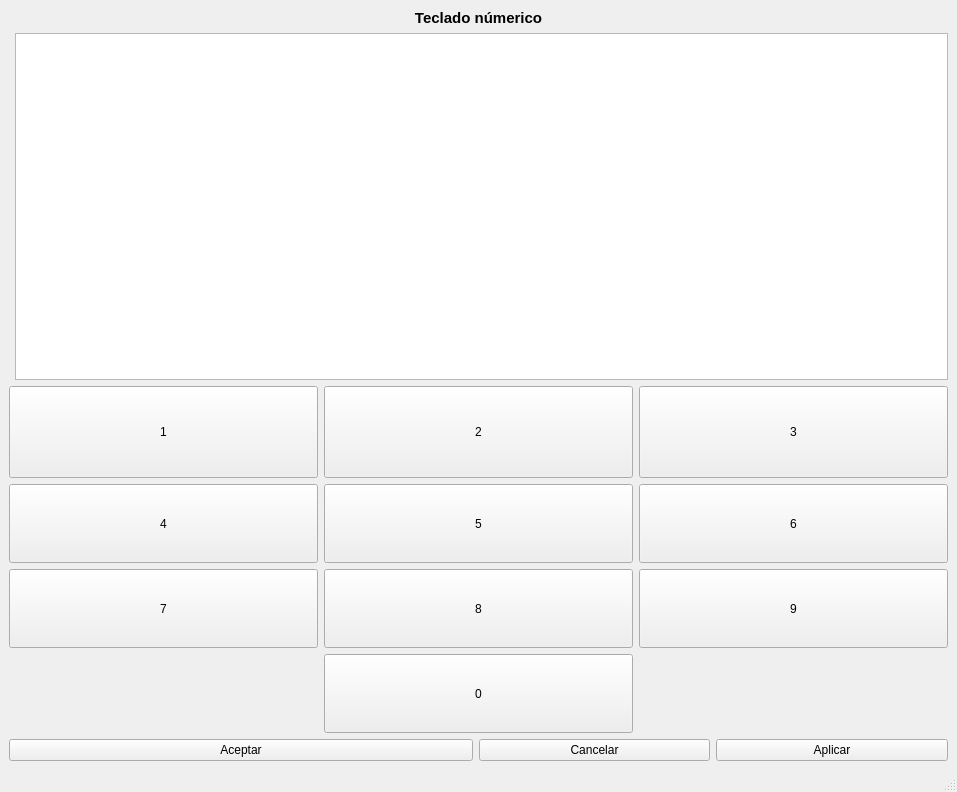
<?xml version="1.0" encoding="UTF-8"?>
<ui version="4.0">
 <class>MainWindow</class>
 <widget class="QMainWindow" name="MainWindow">
  <property name="geometry">
   <rect>
    <x>0</x>
    <y>0</y>
    <width>957</width>
    <height>792</height>
   </rect>
  </property>
  <property name="sizePolicy">
   <sizepolicy hsizetype="Expanding" vsizetype="Expanding">
    <horstretch>0</horstretch>
    <verstretch>0</verstretch>
   </sizepolicy>
  </property>
  <property name="windowTitle">
   <string>MainWindow</string>
  </property>
  <widget class="QWidget" name="centralwidget">
   <layout class="QGridLayout" name="gridLayout_2">
    <item row="0" column="0">
     <widget class="QLabel" name="label">
      <property name="font">
       <font>
        <pointsize>11</pointsize>
        <weight>75</weight>
        <bold>true</bold>
       </font>
      </property>
      <property name="layoutDirection">
       <enum>Qt::LeftToRight</enum>
      </property>
      <property name="text">
       <string>Teclado númerico</string>
      </property>
      <property name="alignment">
       <set>Qt::AlignCenter</set>
      </property>
     </widget>
    </item>
    <item row="1" column="0">
     <layout class="QFormLayout" name="formLayout">
      <item row="0" column="1">
       <widget class="QTextEdit" name="textEdit">
        <property name="sizePolicy">
         <sizepolicy hsizetype="Expanding" vsizetype="Expanding">
          <horstretch>0</horstretch>
          <verstretch>200</verstretch>
         </sizepolicy>
        </property>
       </widget>
      </item>
     </layout>
    </item>
    <item row="2" column="0">
     <layout class="QGridLayout" name="gridLayout">
      <property name="sizeConstraint">
       <enum>QLayout::SetFixedSize</enum>
      </property>
      <item row="4" column="0" rowspan="3">
       <widget class="QPushButton" name="pushButton_7">
        <property name="sizePolicy">
         <sizepolicy hsizetype="Expanding" vsizetype="Expanding">
          <horstretch>0</horstretch>
          <verstretch>50</verstretch>
         </sizepolicy>
        </property>
        <property name="text">
         <string>7</string>
        </property>
       </widget>
      </item>
      <item row="1" column="1">
       <widget class="QPushButton" name="pushButton_3">
        <property name="sizePolicy">
         <sizepolicy hsizetype="Minimum" vsizetype="Expanding">
          <horstretch>0</horstretch>
          <verstretch>150</verstretch>
         </sizepolicy>
        </property>
        <property name="text">
         <string>5</string>
        </property>
       </widget>
      </item>
      <item row="0" column="1">
       <widget class="QPushButton" name="pushButton_2">
        <property name="sizePolicy">
         <sizepolicy hsizetype="Minimum" vsizetype="Expanding">
          <horstretch>0</horstretch>
          <verstretch>175</verstretch>
         </sizepolicy>
        </property>
        <property name="text">
         <string>2</string>
        </property>
       </widget>
      </item>
      <item row="1" column="2">
       <widget class="QPushButton" name="pushButton_8">
        <property name="sizePolicy">
         <sizepolicy hsizetype="Minimum" vsizetype="Expanding">
          <horstretch>0</horstretch>
          <verstretch>150</verstretch>
         </sizepolicy>
        </property>
        <property name="text">
         <string>6</string>
        </property>
       </widget>
      </item>
      <item row="1" column="0">
       <widget class="QPushButton" name="pushButton_10">
        <property name="sizePolicy">
         <sizepolicy hsizetype="Minimum" vsizetype="Expanding">
          <horstretch>0</horstretch>
          <verstretch>150</verstretch>
         </sizepolicy>
        </property>
        <property name="text">
         <string>4</string>
        </property>
       </widget>
      </item>
      <item row="0" column="2">
       <widget class="QPushButton" name="pushButton_9">
        <property name="sizePolicy">
         <sizepolicy hsizetype="Minimum" vsizetype="Ignored">
          <horstretch>0</horstretch>
          <verstretch>175</verstretch>
         </sizepolicy>
        </property>
        <property name="text">
         <string>3</string>
        </property>
       </widget>
      </item>
      <item row="4" column="2" rowspan="3">
       <widget class="QPushButton" name="pushButton">
        <property name="sizePolicy">
         <sizepolicy hsizetype="Expanding" vsizetype="Expanding">
          <horstretch>0</horstretch>
          <verstretch>50</verstretch>
         </sizepolicy>
        </property>
        <property name="text">
         <string>9</string>
        </property>
       </widget>
      </item>
      <item row="0" column="0">
       <widget class="QPushButton" name="pushButton_6">
        <property name="sizePolicy">
         <sizepolicy hsizetype="Expanding" vsizetype="Expanding">
          <horstretch>0</horstretch>
          <verstretch>175</verstretch>
         </sizepolicy>
        </property>
        <property name="text">
         <string>1</string>
        </property>
       </widget>
      </item>
      <item row="7" column="1">
       <widget class="QPushButton" name="pushButton_4">
        <property name="sizePolicy">
         <sizepolicy hsizetype="Minimum" vsizetype="Preferred">
          <horstretch>0</horstretch>
          <verstretch>150</verstretch>
         </sizepolicy>
        </property>
        <property name="text">
         <string>0</string>
        </property>
       </widget>
      </item>
      <item row="4" column="1" rowspan="3">
       <widget class="QPushButton" name="pushButton_5">
        <property name="sizePolicy">
         <sizepolicy hsizetype="Expanding" vsizetype="Expanding">
          <horstretch>0</horstretch>
          <verstretch>50</verstretch>
         </sizepolicy>
        </property>
        <property name="text">
         <string>8</string>
        </property>
       </widget>
      </item>
     </layout>
    </item>
    <item row="3" column="0">
     <layout class="QHBoxLayout" name="horizontalLayout">
      <item>
       <widget class="QPushButton" name="pushButton_11">
        <property name="sizePolicy">
         <sizepolicy hsizetype="Minimum" vsizetype="Preferred">
          <horstretch>150</horstretch>
          <verstretch>50</verstretch>
         </sizepolicy>
        </property>
        <property name="text">
         <string>Aceptar</string>
        </property>
       </widget>
      </item>
      <item>
       <widget class="QPushButton" name="pushButton_12">
        <property name="sizePolicy">
         <sizepolicy hsizetype="Minimum" vsizetype="Preferred">
          <horstretch>75</horstretch>
          <verstretch>50</verstretch>
         </sizepolicy>
        </property>
        <property name="text">
         <string>Cancelar</string>
        </property>
       </widget>
      </item>
      <item>
       <widget class="QPushButton" name="pushButton_13">
        <property name="sizePolicy">
         <sizepolicy hsizetype="Minimum" vsizetype="Preferred">
          <horstretch>75</horstretch>
          <verstretch>50</verstretch>
         </sizepolicy>
        </property>
        <property name="text">
         <string>Aplicar</string>
        </property>
       </widget>
      </item>
     </layout>
    </item>
   </layout>
  </widget>
  <widget class="QMenuBar" name="menubar">
   <property name="geometry">
    <rect>
     <x>0</x>
     <y>0</y>
     <width>957</width>
     <height>26</height>
    </rect>
   </property>
  </widget>
  <widget class="QStatusBar" name="statusbar"/>
 </widget>
 <resources/>
 <connections/>
</ui>
